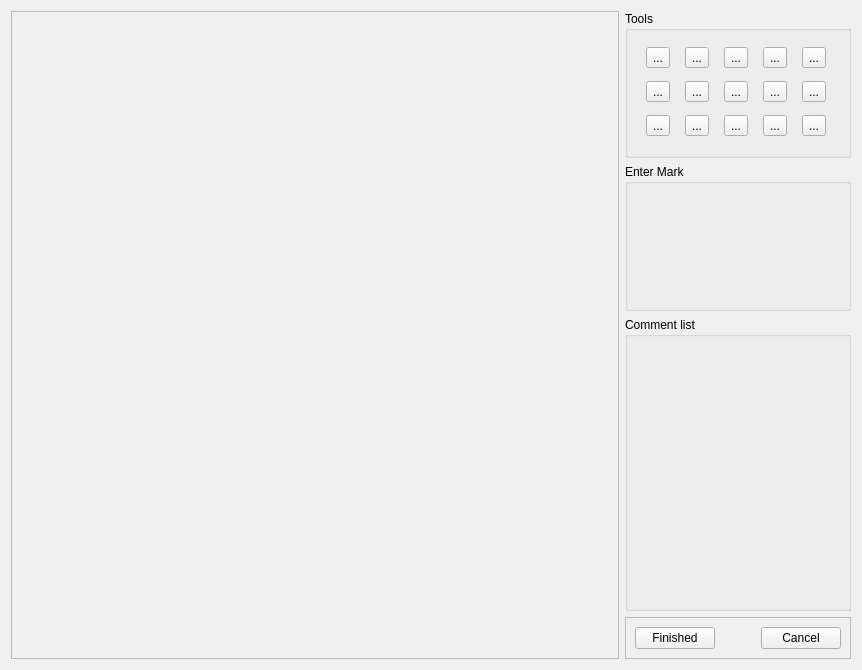
<?xml version="1.0" encoding="UTF-8"?>
<ui version="4.0">
 <class>annotator_lhm</class>
 <widget class="QWidget" name="annotator_lhm">
  <property name="geometry">
   <rect>
    <x>0</x>
    <y>0</y>
    <width>862</width>
    <height>670</height>
   </rect>
  </property>
  <property name="windowTitle">
   <string>Annotate paper</string>
  </property>
  <layout class="QGridLayout" name="gridLayout">
   <item row="1" column="1">
    <widget class="QGroupBox" name="markBox">
     <property name="sizePolicy">
      <sizepolicy hsizetype="Preferred" vsizetype="Preferred">
       <horstretch>0</horstretch>
       <verstretch>1</verstretch>
      </sizepolicy>
     </property>
     <property name="title">
      <string>Enter Mark</string>
     </property>
     <layout class="QGridLayout" name="markGrid">
      <property name="leftMargin">
       <number>3</number>
      </property>
      <property name="topMargin">
       <number>3</number>
      </property>
      <property name="rightMargin">
       <number>3</number>
      </property>
      <property name="bottomMargin">
       <number>3</number>
      </property>
      <property name="spacing">
       <number>3</number>
      </property>
     </layout>
    </widget>
   </item>
   <item row="2" column="1">
    <widget class="QGroupBox" name="groupBox_3">
     <property name="sizePolicy">
      <sizepolicy hsizetype="Preferred" vsizetype="Preferred">
       <horstretch>0</horstretch>
       <verstretch>2</verstretch>
      </sizepolicy>
     </property>
     <property name="title">
      <string>Comment list</string>
     </property>
     <layout class="QGridLayout" name="commentGrid">
      <property name="leftMargin">
       <number>3</number>
      </property>
      <property name="topMargin">
       <number>3</number>
      </property>
      <property name="rightMargin">
       <number>3</number>
      </property>
      <property name="bottomMargin">
       <number>3</number>
      </property>
      <property name="spacing">
       <number>3</number>
      </property>
     </layout>
    </widget>
   </item>
   <item row="3" column="1">
    <widget class="QFrame" name="frame_2">
     <property name="frameShape">
      <enum>QFrame::StyledPanel</enum>
     </property>
     <property name="frameShadow">
      <enum>QFrame::Raised</enum>
     </property>
     <layout class="QGridLayout" name="gridLayout_2">
      <item row="0" column="1">
       <spacer name="horizontalSpacer_2">
        <property name="orientation">
         <enum>Qt::Horizontal</enum>
        </property>
        <property name="sizeHint" stdset="0">
         <size>
          <width>40</width>
          <height>20</height>
         </size>
        </property>
       </spacer>
      </item>
      <item row="0" column="2">
       <widget class="QPushButton" name="cancelButton">
        <property name="text">
         <string>Cancel</string>
        </property>
       </widget>
      </item>
      <item row="0" column="0">
       <widget class="QPushButton" name="finishedButton">
        <property name="text">
         <string>Finished</string>
        </property>
       </widget>
      </item>
     </layout>
    </widget>
   </item>
   <item row="0" column="0" rowspan="4">
    <widget class="QFrame" name="pageFrame">
     <property name="sizePolicy">
      <sizepolicy hsizetype="Preferred" vsizetype="Preferred">
       <horstretch>2</horstretch>
       <verstretch>0</verstretch>
      </sizepolicy>
     </property>
     <property name="frameShape">
      <enum>QFrame::StyledPanel</enum>
     </property>
     <property name="frameShadow">
      <enum>QFrame::Raised</enum>
     </property>
     <layout class="QGridLayout" name="pageFrameGrid">
      <property name="leftMargin">
       <number>3</number>
      </property>
      <property name="topMargin">
       <number>3</number>
      </property>
      <property name="rightMargin">
       <number>3</number>
      </property>
      <property name="bottomMargin">
       <number>3</number>
      </property>
     </layout>
    </widget>
   </item>
   <item row="0" column="1">
    <widget class="QGroupBox" name="groupBox">
     <property name="sizePolicy">
      <sizepolicy hsizetype="Preferred" vsizetype="Preferred">
       <horstretch>0</horstretch>
       <verstretch>1</verstretch>
      </sizepolicy>
     </property>
     <property name="title">
      <string>Tools</string>
     </property>
     <layout class="QGridLayout" name="gridLayout_3">
      <item row="0" column="0">
       <widget class="QToolButton" name="commentUpButton">
        <property name="toolTip">
         <string>press a or j</string>
        </property>
        <property name="toolTipDuration">
         <number>-1</number>
        </property>
        <property name="text">
         <string>...</string>
        </property>
       </widget>
      </item>
      <item row="0" column="1">
       <widget class="QToolButton" name="crossButton">
        <property name="toolTip">
         <string>press s or k</string>
        </property>
        <property name="text">
         <string>...</string>
        </property>
       </widget>
      </item>
      <item row="0" column="2">
       <widget class="QToolButton" name="penButton">
        <property name="toolTip">
         <string>press w or i</string>
        </property>
        <property name="text">
         <string>...</string>
        </property>
       </widget>
      </item>
      <item row="0" column="3">
       <widget class="QToolButton" name="redoButton">
        <property name="toolTip">
         <string>press q or u</string>
        </property>
        <property name="text">
         <string>...</string>
        </property>
       </widget>
      </item>
      <item row="0" column="4">
       <widget class="QToolButton" name="panButton">
        <property name="toolTip">
         <string>press r or p</string>
        </property>
        <property name="text">
         <string>...</string>
        </property>
       </widget>
      </item>
      <item row="1" column="0">
       <widget class="QToolButton" name="commentButton">
        <property name="toolTip">
         <string>press a or j</string>
        </property>
        <property name="toolTipDuration">
         <number>-1</number>
        </property>
        <property name="text">
         <string>...</string>
        </property>
       </widget>
      </item>
      <item row="1" column="1">
       <widget class="QToolButton" name="tickButton">
        <property name="toolTip">
         <string>press a or j</string>
        </property>
        <property name="toolTipDuration">
         <number>-1</number>
        </property>
        <property name="text">
         <string>...</string>
        </property>
       </widget>
      </item>
      <item row="1" column="2">
       <widget class="QToolButton" name="textButton">
        <property name="toolTip">
         <string>press f or semi-colon</string>
        </property>
        <property name="text">
         <string>...</string>
        </property>
       </widget>
      </item>
      <item row="1" column="3">
       <widget class="QToolButton" name="undoButton">
        <property name="toolTip">
         <string>press z or m</string>
        </property>
        <property name="text">
         <string>...</string>
        </property>
       </widget>
      </item>
      <item row="1" column="4">
       <widget class="QToolButton" name="zoomButton">
        <property name="toolTip">
         <string>press e or o</string>
        </property>
        <property name="text">
         <string>...</string>
        </property>
       </widget>
      </item>
      <item row="2" column="0">
       <widget class="QToolButton" name="commentDownButton">
        <property name="toolTip">
         <string>press a or j</string>
        </property>
        <property name="toolTipDuration">
         <number>-1</number>
        </property>
        <property name="text">
         <string>...</string>
        </property>
       </widget>
      </item>
      <item row="2" column="1">
       <widget class="QToolButton" name="boxButton">
        <property name="toolTip">
         <string>press d or l</string>
        </property>
        <property name="text">
         <string>...</string>
        </property>
       </widget>
      </item>
      <item row="2" column="2">
       <widget class="QToolButton" name="lineButton">
        <property name="toolTip">
         <string>press x or comma</string>
        </property>
        <property name="text">
         <string>...</string>
        </property>
       </widget>
      </item>
      <item row="2" column="3">
       <widget class="QToolButton" name="deleteButton">
        <property name="toolTip">
         <string>press c or period</string>
        </property>
        <property name="text">
         <string>...</string>
        </property>
       </widget>
      </item>
      <item row="2" column="4">
       <widget class="QToolButton" name="moveButton">
        <property name="toolTip">
         <string>press v or /</string>
        </property>
        <property name="text">
         <string>...</string>
        </property>
       </widget>
      </item>
     </layout>
    </widget>
   </item>
  </layout>
 </widget>
 <tabstops>
  <tabstop>textButton</tabstop>
  <tabstop>finishedButton</tabstop>
  <tabstop>cancelButton</tabstop>
 </tabstops>
 <resources/>
 <connections/>
</ui>
